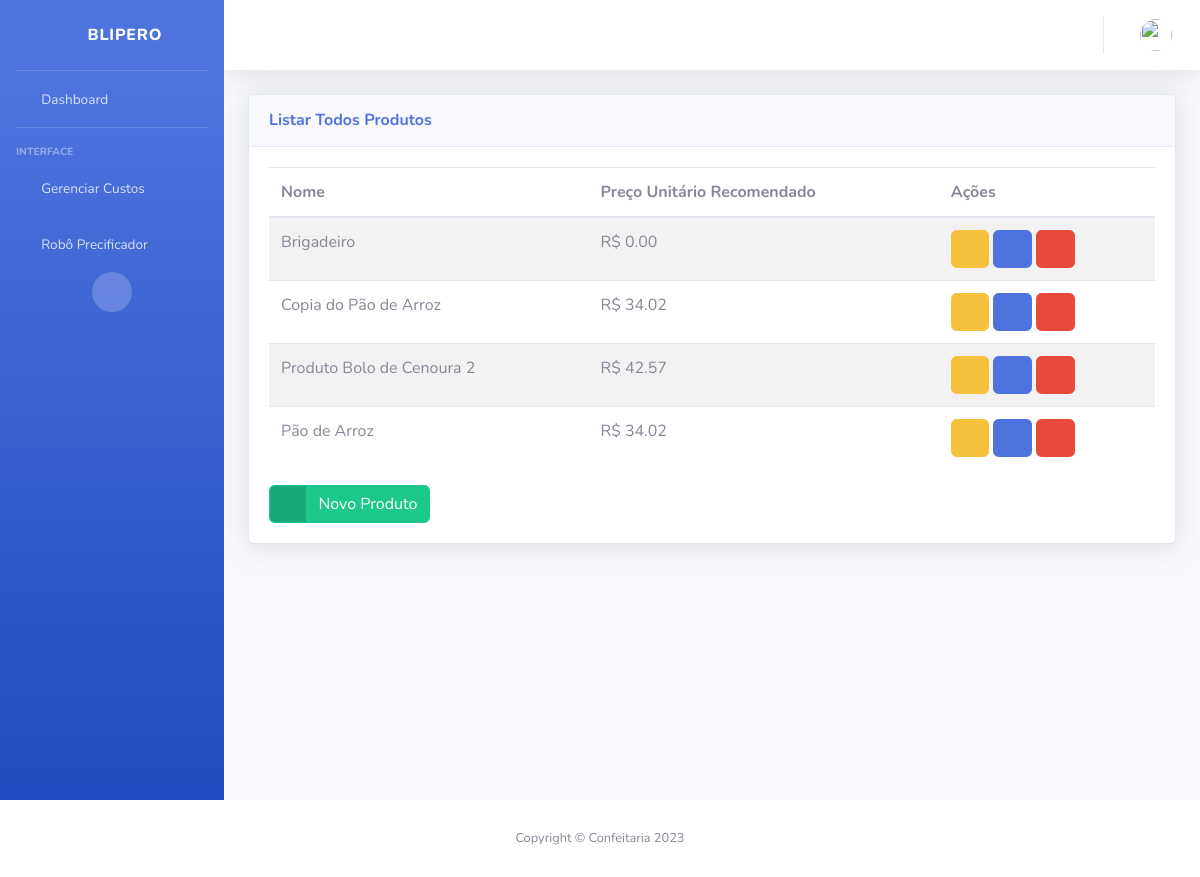
Screenshot of /product-list (signed in) with the database file from the repository.
### myapp/models.py (models this page shows, shortened)
class Product(models.Model):
    user = models.ForeignKey(CustomUser, blank=False, on_delete=models.CASCADE)
    name = models.CharField(_("Nome do Produto:"), db_column='name', max_length=100, blank=False)
    another_expenses = models.FloatField(_("Outros Custos (R$):"), db_column='another_expenses', blank=True)
    incalculable_expenses = models.FloatField(_("Custos Incalculáveis (R$):"), db_column='incalculable_expenses',
                                              blank=True)
    marketplace_tax = models.FloatField(_("Taxa de Comissão em Marketplace %:"), db_column='marketplace_tax',
                                        blank=True)
    taxes = models.FloatField(_("Impostos %:"), db_column='taxes', blank=True)
    quantity = models.IntegerField(
        _("Quantidade Desejada (UNI):"), db_column='quantity', blank=True)
    profit = models.FloatField(_("Lucro Desejado (R$):"), db_column='profit', blank=True)
    class Meta:
        ordering = ["name"]

### myapp/views.py (the view)
# urls.py: path('product-list', views.productList, name='product-list'),
@login_required
def productList(request):
    current_user = request.user
    products = current_user.product_set.all()
    for product in products:
        (price_unity, all_total_costs, total_ingredients, total_materials, total_labors,
         totals_costs) = generate_price_unity(product)
        product.price_unity = price_unity
    return render(request, "product-list.html", {'products': products})

### myapp/views.py (called while the page is built)
def calc_ingredients_value(percent_ingredients):
    calc_ingredients = 0
    for percent_ingredient in percent_ingredients:
        if percent_ingredient.measure != percent_ingredient.ingredient.measure:
            calc_ingredient = (percent_ingredient.percent / (percent_ingredient.ingredient.quantity * 1000)) * \
                              percent_ingredient.ingredient.price
        else:
            calc_ingredient = (percent_ingredient.percent / percent_ingredient.ingredient.quantity) * \
                              percent_ingredient.ingredient.price
        calc_ingredients = calc_ingredients + round(calc_ingredient, 2)
    return calc_ingredients

def calc_materials_value(percent_materials):
    calc_materials = 0
    for percent_material in percent_materials:
        calc_material = (percent_material.percent / percent_material.material.quantity) * \
                        percent_material.material.price
        calc_materials = calc_materials + round(calc_material, 2)
    return calc_materials

def calc_labors_value(percent_labors):
    calc_labors = 0
    for percent_labor in percent_labors:
        calc_labor = percent_labor.hours * (percent_labor.labor.salary / percent_labor.labor.hours)
        calc_labors = calc_labors + round(calc_labor, 2)
    return calc_labors

def calc_costs_value(percent_costs):
    calc_costs = 0
    for percent_cost in percent_costs:
        calc_cost = percent_cost.hours * (percent_cost.cost.price / percent_cost.cost.hours)
        calc_costs = calc_costs + round(calc_cost, 2)
    return calc_costs

### myapp/templates/product-list.html (shortened to what this page needs)
{% extends "base.html" %}
{% block content %}
<div class="card shadow mb-4">
<div class="card-header py-3">
    <h6 class="m-0 font-weight-bold text-primary">Listar Todos Produtos</h6>
</div>
<div class="card-body">
    <div class="table-responsive">
        <table class="table table-striped " id="dataTable" width="100%" cellspacing="0">
            <thead>
                <tr>
                    <th scope="col">Nome</th>
                    <th scope="col">Preço Unitário Recomendado</th>
                    <th scope="col">Ações</th>
                </tr>
            </thead>
            <tbody>
                {% for product in products %}
                <tr>
                    <td>{{ product.name }}</td>
                    <td>R$ {{ product.price_unity|floatformat:2 }}</td>
                    <td >
                        <div class="d-none d-lg-block">
                            <a href="/product/{{ product.id }}" class="btn btn-warning">
                                <span class="icon">
                                    <i class="fas fa-robot"></i>
                                </span>
                            </a>
                            <a href="/product-copy/{{ product.id }}" class="btn btn-primary">
                                <span class="icon">
                                    <i class="fas fa-copy"></i>
                                </span>
                            </a>
                            <a data-toggle="modal" data-target="#modal_{{ product.id }}" class="btn btn-danger">
                                <span class="icon">
                                    <i class="fas fa-trash"></i>
                                </span>
                            </a>
                        </div>
                    </td>
                </tr>
                {% endfor %}
            </tbody>
        </table>
        <a href="{%url 'product-create' %}" class="btn btn-success btn-icon-split">
                <span class="icon text-white-50">
                <i class="fas fa-plus"></i>
                </span>
                <span class="text">Novo Produto</span>
        </a>
    </div>
</div>
</div>
{% endblock %}

### rows the page displays
Product: name "Brigadeiro", price_unity "0.00"
Product: name "Copia do Pão de Arroz", price_unity "34.02"
Product: name "Produto Bolo de Cenoura 2", price_unity "42.57"
Product: name "Pão de Arroz", price_unity "34.02"
